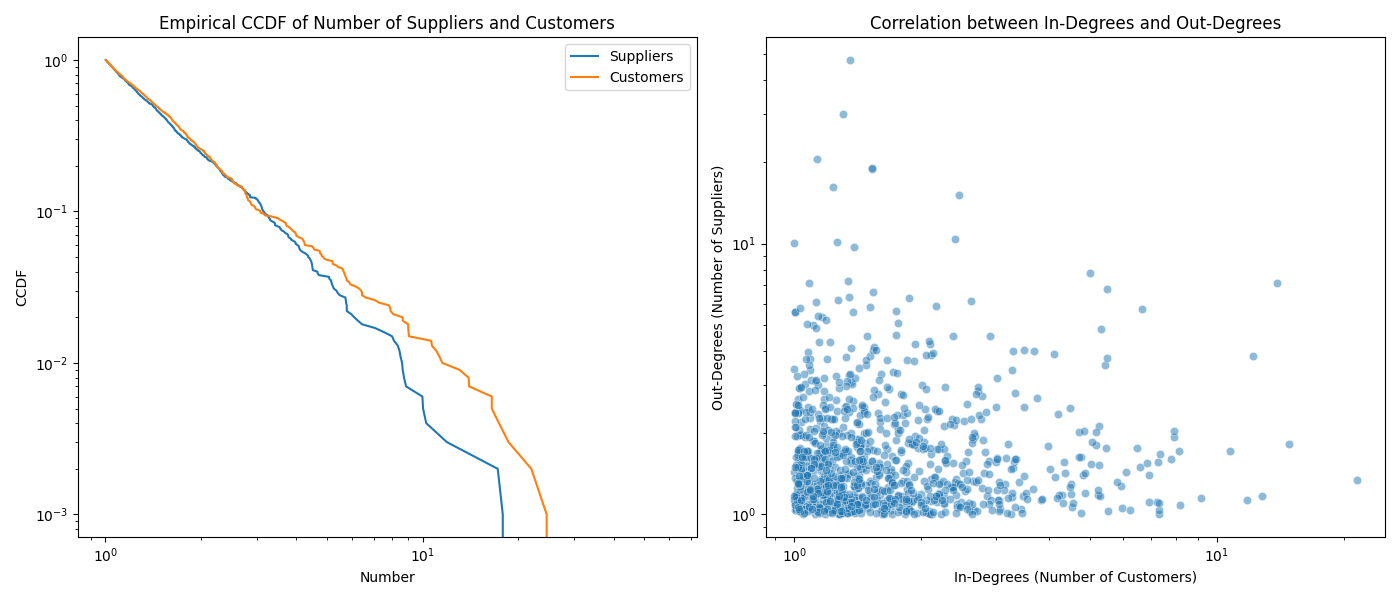

Recreate this plot in Python.
# Directed graphs distribution
# -----------------------------------------------------------
# OUTPUT FORMAT:
# -----------------------------------------------------------
# vertex  kappa_out  kappa_in
# 0  3.5  2.1
# 1  2.2  1.8
# 2  4.1  3.3
# 3  1.5  1.0
# 4  3.8  2.7
# -----------------------------------------------------------
# This file contains the code for the directed graphs distribution
# Create as a class
import numpy as np
import matplotlib.pyplot as plt
import seaborn as sns

# Generating synthetic data for the CCDF of number of suppliers and customers
np.random.seed(42)
suppliers = np.random.pareto(a=2, size=1000) + 1
customers = np.random.pareto(a=2, size=1000) + 1

# Empirical CCDF for suppliers and customers
def ecdf(data):
    x = np.sort(data)
    y = 1 - np.arange(1, len(x)+1) / len(x)
    return x, y

suppliers_x, suppliers_y = ecdf(suppliers)
customers_x, customers_y = ecdf(customers)

# Generating synthetic data for the correlation between in-degrees and out-degrees
in_degrees = np.random.pareto(a=2, size=1000) + 1
out_degrees = np.random.pareto(a=2, size=1000) + 1

# Plotting the combined figure
fig, axs = plt.subplots(1, 2, figsize=(14, 6))

# Plot for Figure 3 (left: suppliers, right: customers)
sns.lineplot(x=suppliers_x, y=suppliers_y, ax=axs[0], label="Suppliers")
sns.lineplot(x=customers_x, y=customers_y, ax=axs[0], label="Customers")
axs[0].set_xscale('log')
axs[0].set_yscale('log')
axs[0].set_title('Empirical CCDF of Number of Suppliers and Customers')
axs[0].set_xlabel('Number')
axs[0].set_ylabel('CCDF')
axs[0].legend()

# Plot for Figure 4 (correlation between in-degrees and out-degrees)
sns.scatterplot(x=in_degrees, y=out_degrees, ax=axs[1], alpha=0.5)
axs[1].set_xscale('log')
axs[1].set_yscale('log')
axs[1].set_title('Correlation between In-Degrees and Out-Degrees')
axs[1].set_xlabel('In-Degrees (Number of Customers)')
axs[1].set_ylabel('Out-Degrees (Number of Suppliers)')

plt.tight_layout()
#save plot
plt.savefig('directed-distribution.png')
